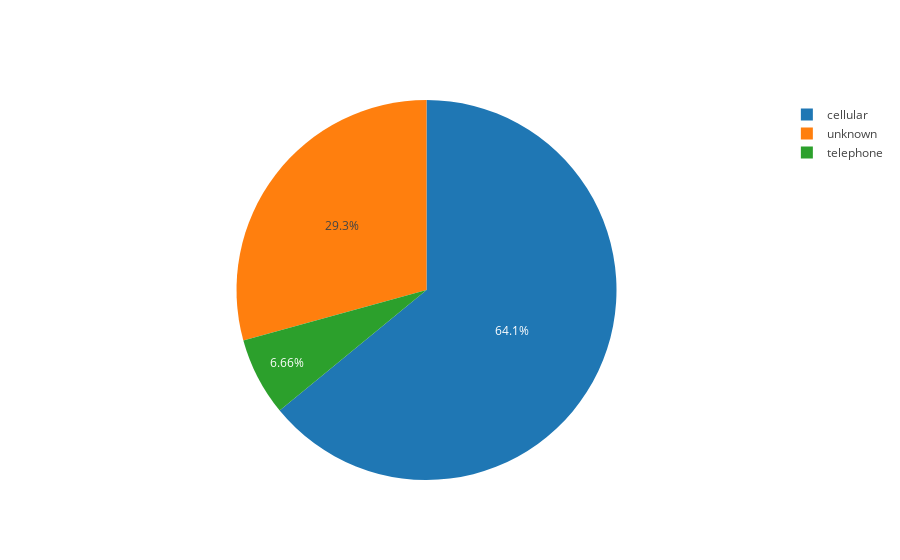

Notebook source saved alongside this figure:
### Code cell
X=df.contact.value_counts()
trace = go.Pie(labels=X.index, values=X.values)
ply.iplot([trace], filename='basic_pie_chart')

### Figure 1 — Plotly figure (JSON) as saved in the notebook; plotly's stock layout.template omitted (floating-point values rounded to 4 significant figures)
{"data": [{"labels": ["cellular", "unknown", "telephone"], "type": "pie", "values": [2896, 1324, 301]}], "layout": {}}
